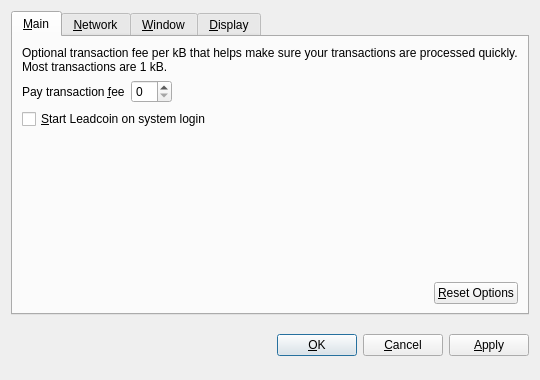
<?xml version="1.0" encoding="UTF-8"?>
<ui version="4.0">
 <class>OptionsDialog</class>
 <widget class="QDialog" name="OptionsDialog">
  <property name="geometry">
   <rect>
    <x>0</x>
    <y>0</y>
    <width>540</width>
    <height>380</height>
   </rect>
  </property>
  <property name="windowTitle">
   <string>Options</string>
  </property>
  <property name="modal">
   <bool>true</bool>
  </property>
  <layout class="QVBoxLayout" name="verticalLayout">
   <item>
    <widget class="QTabWidget" name="tabWidget">
     <property name="tabPosition">
      <enum>QTabWidget::North</enum>
     </property>
     <property name="currentIndex">
      <number>0</number>
     </property>
     <widget class="QWidget" name="tabMain">
      <attribute name="title">
       <string>&amp;Main</string>
      </attribute>
      <layout class="QVBoxLayout" name="verticalLayout_Main">
       <item>
        <widget class="QLabel" name="transactionFeeInfoLabel">
         <property name="text">
          <string>Optional transaction fee per kB that helps make sure your transactions are processed quickly. Most transactions are 1 kB.</string>
         </property>
         <property name="textFormat">
          <enum>Qt::PlainText</enum>
         </property>
         <property name="wordWrap">
          <bool>true</bool>
         </property>
        </widget>
       </item>
       <item>
        <layout class="QHBoxLayout" name="horizontalLayout_1_Main">
         <item>
          <widget class="QLabel" name="transactionFeeLabel">
           <property name="text">
            <string>Pay transaction &amp;fee</string>
           </property>
           <property name="textFormat">
            <enum>Qt::PlainText</enum>
           </property>
           <property name="buddy">
            <cstring>transactionFee</cstring>
           </property>
          </widget>
         </item>
         <item>
          <widget class="BitcoinAmountField" name="transactionFee"/>
         </item>
         <item>
          <spacer name="horizontalSpacer_1_Main">
           <property name="orientation">
            <enum>Qt::Horizontal</enum>
           </property>
           <property name="sizeHint" stdset="0">
            <size>
             <width>40</width>
             <height>20</height>
            </size>
           </property>
          </spacer>
         </item>
        </layout>
       </item>
       <item>
        <widget class="QCheckBox" name="bitcoinAtStartup">
         <property name="toolTip">
          <string>Automatically start Leadcoin after logging in to the system.</string>
         </property>
         <property name="text">
          <string>&amp;Start Leadcoin on system login</string>
         </property>
        </widget>
       </item>
       <item>
        <spacer name="verticalSpacer_Main">
         <property name="orientation">
          <enum>Qt::Vertical</enum>
         </property>
         <property name="sizeHint" stdset="0">
          <size>
           <width>20</width>
           <height>40</height>
          </size>
         </property>
        </spacer>
       </item>
       <item>
        <layout class="QHBoxLayout" name="horizontalLayout_2_Main">
         <item>
          <spacer name="horizontalSpacer_2_Main">
           <property name="orientation">
            <enum>Qt::Horizontal</enum>
           </property>
           <property name="sizeHint" stdset="0">
            <size>
             <width>40</width>
             <height>20</height>
            </size>
           </property>
          </spacer>
         </item>
         <item>
          <widget class="QPushButton" name="resetButton">
           <property name="toolTip">
            <string>Reset all client options to default.</string>
           </property>
           <property name="text">
            <string>&amp;Reset Options</string>
           </property>
           <property name="autoDefault">
            <bool>false</bool>
           </property>
          </widget>
         </item>
        </layout>
       </item>
      </layout>
     </widget>
     <widget class="QWidget" name="tabNetwork">
      <attribute name="title">
       <string>&amp;Network</string>
      </attribute>
      <layout class="QVBoxLayout" name="verticalLayout_Network">
       <item>
        <widget class="QCheckBox" name="mapPortUpnp">
         <property name="toolTip">
          <string>Automatically open the Leadcoin client port on the router. This only works when your router supports UPnP and it is enabled.</string>
         </property>
         <property name="text">
          <string>Map port using &amp;UPnP</string>
         </property>
        </widget>
       </item>
       <item>
        <widget class="QCheckBox" name="connectSocks">
         <property name="toolTip">
          <string>Connect to the Leadcoin network through a SOCKS proxy (e.g. when connecting through Tor).</string>
         </property>
         <property name="text">
          <string>&amp;Connect through SOCKS proxy:</string>
         </property>
        </widget>
       </item>
       <item>
        <layout class="QHBoxLayout" name="horizontalLayout_Network">
         <item>
          <widget class="QLabel" name="proxyIpLabel">
           <property name="text">
            <string>Proxy &amp;IP:</string>
           </property>
           <property name="textFormat">
            <enum>Qt::PlainText</enum>
           </property>
           <property name="buddy">
            <cstring>proxyIp</cstring>
           </property>
          </widget>
         </item>
         <item>
          <widget class="QValidatedLineEdit" name="proxyIp">
           <property name="maximumSize">
            <size>
             <width>140</width>
             <height>16777215</height>
            </size>
           </property>
           <property name="toolTip">
            <string>IP address of the proxy (e.g. 127.0.0.1)</string>
           </property>
          </widget>
         </item>
         <item>
          <widget class="QLabel" name="proxyPortLabel">
           <property name="text">
            <string>&amp;Port:</string>
           </property>
           <property name="textFormat">
            <enum>Qt::PlainText</enum>
           </property>
           <property name="buddy">
            <cstring>proxyPort</cstring>
           </property>
          </widget>
         </item>
         <item>
          <widget class="QLineEdit" name="proxyPort">
           <property name="maximumSize">
            <size>
             <width>55</width>
             <height>16777215</height>
            </size>
           </property>
           <property name="toolTip">
            <string>Port of the proxy (e.g. 9050)</string>
           </property>
          </widget>
         </item>
         <item>
          <widget class="QLabel" name="socksVersionLabel">
           <property name="text">
            <string>SOCKS &amp;Version:</string>
           </property>
           <property name="textFormat">
            <enum>Qt::PlainText</enum>
           </property>
           <property name="buddy">
            <cstring>socksVersion</cstring>
           </property>
          </widget>
         </item>
         <item>
          <widget class="QValueComboBox" name="socksVersion">
           <property name="toolTip">
            <string>SOCKS version of the proxy (e.g. 5)</string>
           </property>
          </widget>
         </item>
         <item>
          <spacer name="horizontalSpacer_Network">
           <property name="orientation">
            <enum>Qt::Horizontal</enum>
           </property>
           <property name="sizeHint" stdset="0">
            <size>
             <width>40</width>
             <height>20</height>
            </size>
           </property>
          </spacer>
         </item>
        </layout>
       </item>
       <item>
        <spacer name="verticalSpacer_Network">
         <property name="orientation">
          <enum>Qt::Vertical</enum>
         </property>
         <property name="sizeHint" stdset="0">
          <size>
           <width>20</width>
           <height>40</height>
          </size>
         </property>
        </spacer>
       </item>
      </layout>
     </widget>
     <widget class="QWidget" name="tabWindow">
      <attribute name="title">
       <string>&amp;Window</string>
      </attribute>
      <layout class="QVBoxLayout" name="verticalLayout_Window">
       <item>
        <widget class="QCheckBox" name="minimizeToTray">
         <property name="toolTip">
          <string>Show only a tray icon after minimizing the window.</string>
         </property>
         <property name="text">
          <string>&amp;Minimize to the tray instead of the taskbar</string>
         </property>
        </widget>
       </item>
       <item>
        <widget class="QCheckBox" name="minimizeOnClose">
         <property name="toolTip">
          <string>Minimize instead of exit the application when the window is closed. When this option is enabled, the application will be closed only after selecting Quit in the menu.</string>
         </property>
         <property name="text">
          <string>M&amp;inimize on close</string>
         </property>
        </widget>
       </item>
       <item>
        <spacer name="verticalSpacer_Window">
         <property name="orientation">
          <enum>Qt::Vertical</enum>
         </property>
         <property name="sizeHint" stdset="0">
          <size>
           <width>20</width>
           <height>40</height>
          </size>
         </property>
        </spacer>
       </item>
      </layout>
     </widget>
     <widget class="QWidget" name="tabDisplay">
      <attribute name="title">
       <string>&amp;Display</string>
      </attribute>
      <layout class="QVBoxLayout" name="verticalLayout_Display">
       <item>
        <layout class="QHBoxLayout" name="horizontalLayout_1_Display">
         <item>
          <widget class="QLabel" name="langLabel">
           <property name="text">
            <string>User Interface &amp;language:</string>
           </property>
           <property name="textFormat">
            <enum>Qt::PlainText</enum>
           </property>
           <property name="buddy">
            <cstring>lang</cstring>
           </property>
          </widget>
         </item>
         <item>
          <widget class="QValueComboBox" name="lang">
           <property name="toolTip">
            <string>The user interface language can be set here. This setting will take effect after restarting Leadcoin.</string>
           </property>
          </widget>
         </item>
        </layout>
       </item>
       <item>
        <layout class="QHBoxLayout" name="horizontalLayout_2_Display">
         <item>
          <widget class="QLabel" name="unitLabel">
           <property name="text">
            <string>&amp;Unit to show amounts in:</string>
           </property>
           <property name="textFormat">
            <enum>Qt::PlainText</enum>
           </property>
           <property name="buddy">
            <cstring>unit</cstring>
           </property>
          </widget>
         </item>
         <item>
          <widget class="QValueComboBox" name="unit">
           <property name="toolTip">
            <string>Choose the default subdivision unit to show in the interface and when sending coins.</string>
           </property>
          </widget>
         </item>
        </layout>
       </item>
       <item>
        <widget class="QCheckBox" name="displayAddresses">
         <property name="toolTip">
          <string>Whether to show Leadcoin addresses in the transaction list or not.</string>
         </property>
         <property name="text">
          <string>&amp;Display addresses in transaction list</string>
         </property>
        </widget>
       </item>
       <item>
        <widget class="QCheckBox" name="coinControlFeatures">
         <property name="toolTip">
          <string>Whether to show coin control features or not.</string>
         </property>
         <property name="text">
          <string>Display coin &amp;control features (experts only!)</string>
         </property>
        </widget>
       </item>
       <item>
        <spacer name="verticalSpacer_Display">
         <property name="orientation">
          <enum>Qt::Vertical</enum>
         </property>
         <property name="sizeHint" stdset="0">
          <size>
           <width>20</width>
           <height>40</height>
          </size>
         </property>
        </spacer>
       </item>
      </layout>
     </widget>
    </widget>
   </item>
   <item>
    <layout class="QHBoxLayout" name="horizontalLayout_Buttons">
     <item>
      <spacer name="horizontalSpacer_1">
       <property name="orientation">
        <enum>Qt::Horizontal</enum>
       </property>
       <property name="sizeHint" stdset="0">
        <size>
         <width>40</width>
         <height>48</height>
        </size>
       </property>
      </spacer>
     </item>
     <item>
      <widget class="QLabel" name="statusLabel">
       <property name="font">
        <font>
         <weight>75</weight>
         <bold>true</bold>
        </font>
       </property>
       <property name="text">
        <string/>
       </property>
       <property name="textFormat">
        <enum>Qt::PlainText</enum>
       </property>
       <property name="wordWrap">
        <bool>true</bool>
       </property>
      </widget>
     </item>
     <item>
      <spacer name="horizontalSpacer_2">
       <property name="orientation">
        <enum>Qt::Horizontal</enum>
       </property>
       <property name="sizeHint" stdset="0">
        <size>
         <width>40</width>
         <height>48</height>
        </size>
       </property>
      </spacer>
     </item>
     <item>
      <widget class="QPushButton" name="okButton">
       <property name="text">
        <string>&amp;OK</string>
       </property>
      </widget>
     </item>
     <item>
      <widget class="QPushButton" name="cancelButton">
       <property name="text">
        <string>&amp;Cancel</string>
       </property>
       <property name="autoDefault">
        <bool>false</bool>
       </property>
      </widget>
     </item>
     <item>
      <widget class="QPushButton" name="applyButton">
       <property name="text">
        <string>&amp;Apply</string>
       </property>
       <property name="autoDefault">
        <bool>false</bool>
       </property>
      </widget>
     </item>
    </layout>
   </item>
  </layout>
 </widget>
 <customwidgets>
  <customwidget>
   <class>BitcoinAmountField</class>
   <extends>QSpinBox</extends>
   <header>bitcoinamountfield.h</header>
  </customwidget>
  <customwidget>
   <class>QValueComboBox</class>
   <extends>QComboBox</extends>
   <header>qvaluecombobox.h</header>
  </customwidget>
  <customwidget>
   <class>QValidatedLineEdit</class>
   <extends>QLineEdit</extends>
   <header>qvalidatedlineedit.h</header>
  </customwidget>
 </customwidgets>
 <resources/>
 <connections/>
</ui>
